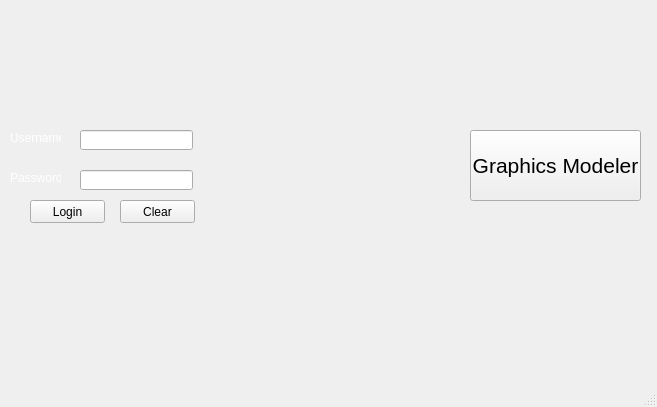
<?xml version="1.0" encoding="UTF-8"?>
<ui version="4.0">
 <class>MainWindow</class>
 <widget class="QMainWindow" name="MainWindow">
  <property name="geometry">
   <rect>
    <x>0</x>
    <y>0</y>
    <width>657</width>
    <height>407</height>
   </rect>
  </property>
  <property name="windowTitle">
   <string>2D-Editor [Login]</string>
  </property>
  <widget class="QWidget" name="centralwidget">
   <widget class="QPushButton" name="loginButton">
    <property name="geometry">
     <rect>
      <x>30</x>
      <y>200</y>
      <width>75</width>
      <height>23</height>
     </rect>
    </property>
    <property name="text">
     <string>Login</string>
    </property>
   </widget>
   <widget class="QPushButton" name="clearButton">
    <property name="geometry">
     <rect>
      <x>120</x>
      <y>200</y>
      <width>75</width>
      <height>23</height>
     </rect>
    </property>
    <property name="text">
     <string>Clear</string>
    </property>
   </widget>
   <widget class="QLineEdit" name="usernameLine">
    <property name="geometry">
     <rect>
      <x>80</x>
      <y>130</y>
      <width>113</width>
      <height>20</height>
     </rect>
    </property>
   </widget>
   <widget class="QLineEdit" name="passwordLine">
    <property name="geometry">
     <rect>
      <x>80</x>
      <y>170</y>
      <width>113</width>
      <height>20</height>
     </rect>
    </property>
    <property name="echoMode">
     <enum>QLineEdit::Password</enum>
    </property>
   </widget>
   <widget class="QPushButton" name="modelerButton">
    <property name="geometry">
     <rect>
      <x>470</x>
      <y>130</y>
      <width>171</width>
      <height>71</height>
     </rect>
    </property>
    <property name="font">
     <font>
      <pointsize>16</pointsize>
      <weight>50</weight>
      <bold>false</bold>
     </font>
    </property>
    <property name="text">
     <string>Graphics Modeler</string>
    </property>
   </widget>
   <widget class="QLabel" name="usernameLabel">
    <property name="geometry">
     <rect>
      <x>10</x>
      <y>130</y>
      <width>51</width>
      <height>16</height>
     </rect>
    </property>
    <property name="palette">
     <palette>
      <active>
       <colorrole role="WindowText">
        <brush brushstyle="SolidPattern">
         <color alpha="255">
          <red>255</red>
          <green>255</green>
          <blue>255</blue>
         </color>
        </brush>
       </colorrole>
      </active>
      <inactive>
       <colorrole role="WindowText">
        <brush brushstyle="SolidPattern">
         <color alpha="255">
          <red>255</red>
          <green>255</green>
          <blue>255</blue>
         </color>
        </brush>
       </colorrole>
      </inactive>
      <disabled>
       <colorrole role="WindowText">
        <brush brushstyle="SolidPattern">
         <color alpha="255">
          <red>120</red>
          <green>120</green>
          <blue>120</blue>
         </color>
        </brush>
       </colorrole>
      </disabled>
     </palette>
    </property>
    <property name="text">
     <string>Username:</string>
    </property>
   </widget>
   <widget class="QLabel" name="passLabel">
    <property name="geometry">
     <rect>
      <x>10</x>
      <y>170</y>
      <width>51</width>
      <height>16</height>
     </rect>
    </property>
    <property name="palette">
     <palette>
      <active>
       <colorrole role="WindowText">
        <brush brushstyle="SolidPattern">
         <color alpha="255">
          <red>255</red>
          <green>255</green>
          <blue>255</blue>
         </color>
        </brush>
       </colorrole>
      </active>
      <inactive>
       <colorrole role="WindowText">
        <brush brushstyle="SolidPattern">
         <color alpha="255">
          <red>255</red>
          <green>255</green>
          <blue>255</blue>
         </color>
        </brush>
       </colorrole>
      </inactive>
      <disabled>
       <colorrole role="WindowText">
        <brush brushstyle="SolidPattern">
         <color alpha="255">
          <red>120</red>
          <green>120</green>
          <blue>120</blue>
         </color>
        </brush>
       </colorrole>
      </disabled>
     </palette>
    </property>
    <property name="text">
     <string>Password:</string>
    </property>
   </widget>
   <widget class="QLabel" name="warningLabel">
    <property name="geometry">
     <rect>
      <x>30</x>
      <y>230</y>
      <width>181</width>
      <height>21</height>
     </rect>
    </property>
    <property name="palette">
     <palette>
      <active>
       <colorrole role="WindowText">
        <brush brushstyle="SolidPattern">
         <color alpha="255">
          <red>255</red>
          <green>255</green>
          <blue>255</blue>
         </color>
        </brush>
       </colorrole>
      </active>
      <inactive>
       <colorrole role="WindowText">
        <brush brushstyle="SolidPattern">
         <color alpha="255">
          <red>255</red>
          <green>255</green>
          <blue>255</blue>
         </color>
        </brush>
       </colorrole>
      </inactive>
      <disabled>
       <colorrole role="WindowText">
        <brush brushstyle="SolidPattern">
         <color alpha="255">
          <red>120</red>
          <green>120</green>
          <blue>120</blue>
         </color>
        </brush>
       </colorrole>
      </disabled>
     </palette>
    </property>
    <property name="text">
     <string/>
    </property>
   </widget>
   <widget class="QLabel" name="label">
    <property name="geometry">
     <rect>
      <x>0</x>
      <y>0</y>
      <width>666</width>
      <height>375</height>
     </rect>
    </property>
    <property name="text">
     <string/>
    </property>
   </widget>
   <zorder>label</zorder>
   <zorder>loginButton</zorder>
   <zorder>clearButton</zorder>
   <zorder>usernameLine</zorder>
   <zorder>passwordLine</zorder>
   <zorder>modelerButton</zorder>
   <zorder>usernameLabel</zorder>
   <zorder>passLabel</zorder>
   <zorder>warningLabel</zorder>
  </widget>
  <widget class="QMenuBar" name="menubar">
   <property name="geometry">
    <rect>
     <x>0</x>
     <y>0</y>
     <width>657</width>
     <height>21</height>
    </rect>
   </property>
  </widget>
  <widget class="QStatusBar" name="statusbar"/>
 </widget>
 <resources/>
 <connections>
  <connection>
   <sender>loginButton</sender>
   <signal>clicked()</signal>
   <receiver>MainWindow</receiver>
   <slot>onLoginClick()</slot>
   <hints>
    <hint type="sourcelabel">
     <x>227</x>
     <y>209</y>
    </hint>
    <hint type="destinationlabel">
     <x>227</x>
     <y>372</y>
    </hint>
   </hints>
  </connection>
  <connection>
   <sender>clearButton</sender>
   <signal>clicked()</signal>
   <receiver>MainWindow</receiver>
   <slot>onClearClick()</slot>
   <hints>
    <hint type="sourcelabel">
     <x>309</x>
     <y>208</y>
    </hint>
    <hint type="destinationlabel">
     <x>307</x>
     <y>401</y>
    </hint>
   </hints>
  </connection>
  <connection>
   <sender>modelerButton</sender>
   <signal>clicked()</signal>
   <receiver>MainWindow</receiver>
   <slot>onModelerClick()</slot>
   <hints>
    <hint type="sourcelabel">
     <x>536</x>
     <y>154</y>
    </hint>
    <hint type="destinationlabel">
     <x>537</x>
     <y>427</y>
    </hint>
   </hints>
  </connection>
 </connections>
 <slots>
  <slot>onLoginClick()</slot>
  <slot>onClearClick()</slot>
  <slot>onModelerClick()</slot>
 </slots>
</ui>
